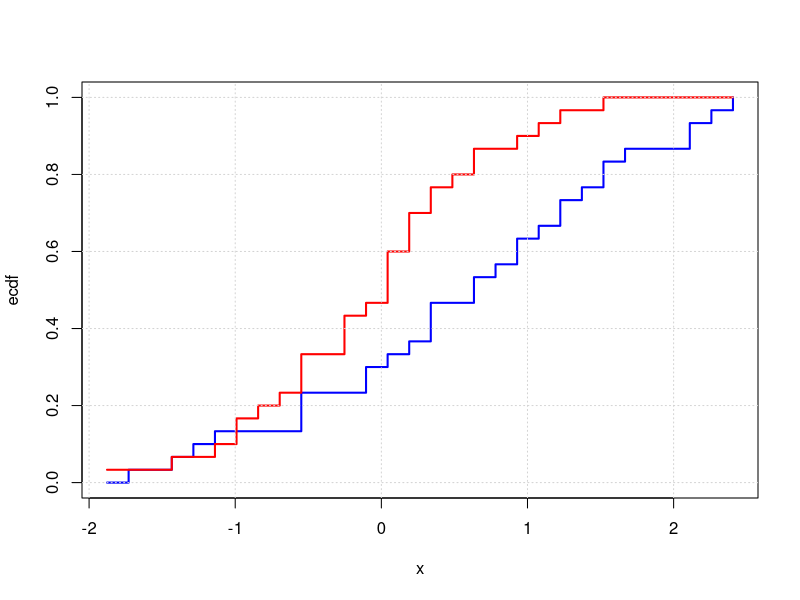

Write the R code that produced this figure.
library(stats)

# Generate two samples
samp1 <- rnorm(30, 0.5, 1)
samp2 <- rnorm(30, 0, 1)

# pool samples
pooled_sample <- c(samp1, samp2)

# equidistance points over domain
xvals <- seq(min(pooled_sample), max(pooled_sample), length.out = 30)

# ecdf of sample 1
edcf1 <- ecdf(samp1)
ecdf_vals1 <- edcf1(xvals)

# ecdf of sample 2
edcf2 <- ecdf(samp2)
ecdf_vals2 <- edcf2(xvals)


# Plotting two ecdfs
plot(xvals, ecdf_vals1, type = "s", col = "blue", lwd = 2, xlab = "x", 
     ylab = "ecdf", xlim = c(xvals[1] , xvals[30]))
lines(xvals, ecdf_vals2, type = "s", col = "red", lwd = 2)
grid()